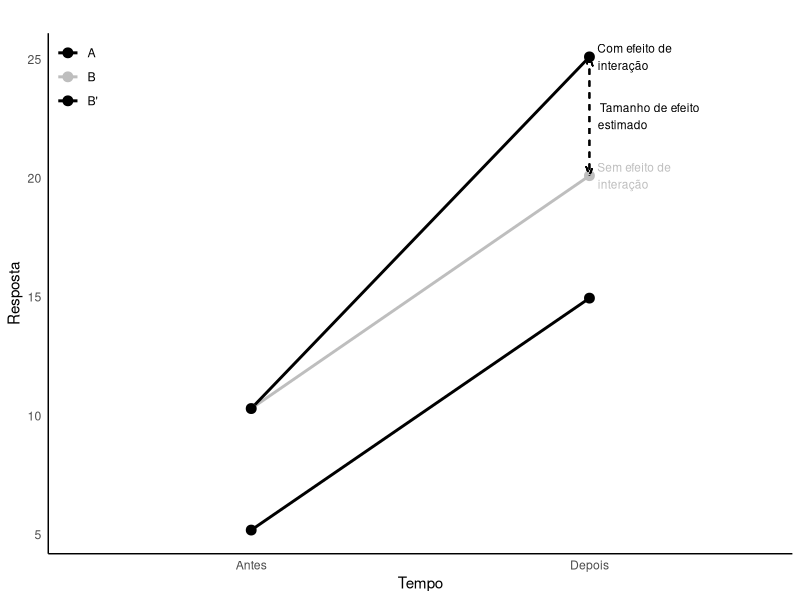

Write the R code that produced this figure.
# Simulate data
set.seed(123)  # For reproducibility
n <- 5  # Number of observations

# Create a dataframe with two time points and different offsets
data <- data.frame(
  group = rep(c("A", "B", "B'"), each = n * 2),
  time = rep(c(1, 2), each = n),
  response = c(
    5 + rnorm(n, mean = 0, sd = 1),
    # Group A at time 1
    15 + rnorm(n, mean = 0, sd = 1),
    # Group A at time 2
    10 + rnorm(n, mean = 0, sd = 1),
    # Group B' at time 1
    20 + rnorm(n, mean = 0, sd = 1),
    # Group B' at time 2
    rnorm(n, mean = 0, sd = 1),
    # Group B at time 1
    rnorm(n, mean = 0, sd = 1)   # Group B at time 2
  )
)

# add offset to group B at 2
data$response[data$group == "B'" &
                data$time == 1] <- data$response[data$group == "B" &
                                                   data$time == 1]
data$response[data$group == "B'" &
                data$time == 2] <- data$response[data$group == "B" &
                                                   data$time == 2] + 5

# Calculate means for plotting
means <- aggregate(response ~ group + time, data, mean)

# Create the plot
ggplot2::ggplot(means,
                ggplot2::aes(
                  x = time,
                  y = response,
                  color = group,
                  group = group
                )) +
  ggplot2::geom_line(size = 1) +               # Draw lines for means
  ggplot2::geom_point(size = 3) +              # Add points for means
  ggplot2::labs(title = "", x = "Tempo", y = "Resposta") +
  ggplot2::theme_minimal() +
  ggplot2::scale_color_manual(values = c("black", "gray", "black")) +  # Custom colors
  ggplot2::theme(legend.title = ggplot2::element_blank()) +
  # minumum theme
  ggplot2::theme(
    panel.grid.major = ggplot2::element_blank(),
    panel.grid.minor = ggplot2::element_blank(),
    panel.background = ggplot2::element_blank(),
    axis.line = ggplot2::element_line(colour = "black")
  ) +
  # move legent to the top left corner
  ggplot2::theme(legend.position = c(0, 1),
                 legend.justification = c(0, 1)) +
  # annotate plot with "Efeito esperado sem interação"
  ggplot2::annotate(
    "text",
    x = 2,
    y = mean(data$response[data$group == "B" &
                             data$time == 2]),
    label = "Sem efeito de \n interação",
    size = 3,
    color = "gray",
    hjust = -0.1,
    vjust = 0.5
  ) +
  # annotate plot with "Efeito esperado com interação"
  ggplot2::annotate(
    "text",
    x = 2,
    y = mean(data$response[data$group == "B'" &
                             data$time == 2]),
    label = "Com efeito de \n interação",
    size = 3,
    color = "black",
    hjust = -0.1,
    vjust = 0.5
  ) +
  # draw dashed arrow of effect from B' to B at time 2
  ggplot2::geom_segment(
    ggplot2::aes(
      x = 2,
      xend = 2,
      y = mean(data$response[data$group == "B'" &
                               data$time == 2]),
      yend = mean(data$response[data$group == "B" &
                                  data$time == 2])
    ),
    arrow = ggplot2::arrow(
      type = "open",
      length = grid::unit(0.1, "inches"),
      ends = "both",
      angle = 20
    ),
    color = "black",
    linetype = "dashed"
  ) +
  # annotate plot with "Efeito de interação"
  ggplot2::annotate(
    "text",
    x = 2,
    y = mean(data$response[data$group != "A" &
                             data$time == 2]),
    label = "Tamanho de efeito \n estimado",
    size = 3,
    color = "black",
    hjust = -0.1,
    vjust = 0.5
  ) +
  # augment x axis margins to make room for annotations
  ggplot2::scale_x_continuous(
    breaks = c(1, 2),
    labels = c("Antes", "Depois"),
    expand = c(0.3, 0.3)
  )
